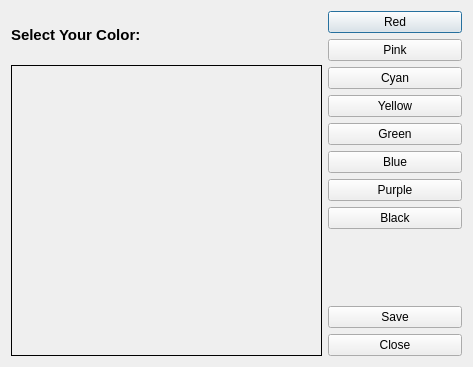
<?xml version="1.0" encoding="UTF-8"?>
<ui version="4.0">
 <class>CustomizeDialog</class>
 <widget class="QDialog" name="CustomizeDialog">
  <property name="geometry">
   <rect>
    <x>0</x>
    <y>0</y>
    <width>473</width>
    <height>367</height>
   </rect>
  </property>
  <property name="windowTitle">
   <string>Dialog</string>
  </property>
  <layout class="QGridLayout" name="gridLayout">
   <item row="0" column="0">
    <layout class="QHBoxLayout" name="horizontalLayout">
     <item>
      <layout class="QVBoxLayout" name="verticalLayout_2">
       <item>
        <widget class="QLabel" name="CustomizeLabel">
         <property name="minimumSize">
          <size>
           <width>153</width>
           <height>18</height>
          </size>
         </property>
         <property name="font">
          <font>
           <pointsize>11</pointsize>
           <weight>75</weight>
           <bold>true</bold>
          </font>
         </property>
         <property name="text">
          <string>Select Your Color:</string>
         </property>
        </widget>
       </item>
       <item>
        <widget class="QLabel" name="TankLabel">
         <property name="minimumSize">
          <size>
           <width>311</width>
           <height>291</height>
          </size>
         </property>
         <property name="frameShape">
          <enum>QFrame::Box</enum>
         </property>
         <property name="text">
          <string/>
         </property>
        </widget>
       </item>
      </layout>
     </item>
     <item>
      <layout class="QVBoxLayout" name="verticalLayout">
       <item>
        <widget class="QPushButton" name="RedButton">
         <property name="text">
          <string>Red</string>
         </property>
        </widget>
       </item>
       <item>
        <widget class="QPushButton" name="PinkButton">
         <property name="text">
          <string>Pink</string>
         </property>
        </widget>
       </item>
       <item>
        <widget class="QPushButton" name="CyanButton">
         <property name="text">
          <string>Cyan</string>
         </property>
        </widget>
       </item>
       <item>
        <widget class="QPushButton" name="YellowButton">
         <property name="text">
          <string>Yellow</string>
         </property>
        </widget>
       </item>
       <item>
        <widget class="QPushButton" name="GreenButton">
         <property name="text">
          <string>Green</string>
         </property>
        </widget>
       </item>
       <item>
        <widget class="QPushButton" name="BlueButton">
         <property name="text">
          <string>Blue</string>
         </property>
        </widget>
       </item>
       <item>
        <widget class="QPushButton" name="PurpleButton">
         <property name="text">
          <string>Purple</string>
         </property>
        </widget>
       </item>
       <item>
        <widget class="QPushButton" name="BlackButton">
         <property name="text">
          <string>Black</string>
         </property>
        </widget>
       </item>
       <item>
        <spacer name="verticalSpacer">
         <property name="orientation">
          <enum>Qt::Vertical</enum>
         </property>
         <property name="sizeHint" stdset="0">
          <size>
           <width>20</width>
           <height>40</height>
          </size>
         </property>
        </spacer>
       </item>
       <item>
        <widget class="QPushButton" name="custSaveButton">
         <property name="text">
          <string>Save</string>
         </property>
        </widget>
       </item>
       <item>
        <widget class="QPushButton" name="custCloseButton">
         <property name="text">
          <string>Close</string>
         </property>
        </widget>
       </item>
      </layout>
     </item>
    </layout>
   </item>
  </layout>
 </widget>
 <resources/>
 <connections/>
</ui>
